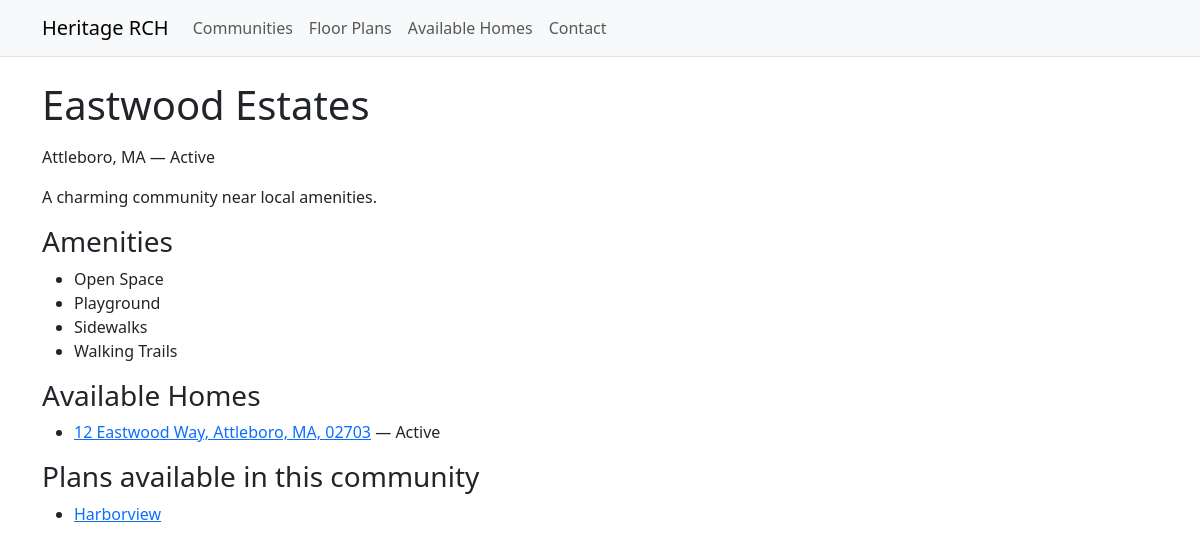
Screenshot of /communities/eastwood-estates/ with the database file from the repository.
### catalog/models.py (models this page shows, shortened)
class TimeStampedModel(models.Model):
    created_at = models.DateTimeField(auto_now_add=True, db_index=True)
    updated_at = models.DateTimeField(auto_now=True, db_index=True)
    class Meta:
        abstract = True

class SluggedModel(models.Model):
    slug = models.SlugField(max_length=160, unique=True, help_text="URL slug")
    class Meta:
        abstract = True

class Community(TimeStampedModel, SluggedModel):
    name = models.CharField(max_length=160)
    tagline = models.CharField(max_length=200, blank=True)
    description = models.TextField(blank=True)
    status = models.CharField(
        max_length=20, choices=CommunityStatus.choices, default=CommunityStatus.ACTIVE
    )
    city = models.CharField(max_length=120, blank=True)
    county = models.CharField(max_length=120, blank=True)
    state = models.CharField(max_length=2, default="MA")
    school_district = models.CharField(max_length=160, blank=True)
    latitude = models.DecimalField(max_digits=9, decimal_places=6, null=True, blank=True)
    longitude = models.DecimalField(max_digits=9, decimal_places=6, null=True, blank=True)
    amenities = models.ManyToManyField(Amenity, blank=True, related_name="communities")
    photos = GenericRelation(Photo)
    attachments = GenericRelation(Attachment)
    class Meta: # type: ignore
        ordering = ["name"]
        indexes = [
            models.Index(fields=["status"]),
            models.Index(fields=["city", "state"]),
        ]

class Amenity(models.Model):
    name = models.CharField(max_length=120, unique=True)
    class Meta:
        ordering = ["name"]

class AddressMixin(models.Model):
    address_1 = models.CharField(max_length=255, blank=True)
    address_2 = models.CharField(max_length=255, blank=True)
    city = models.CharField(max_length=120, blank=True)
    state = models.CharField(max_length=2, blank=True, help_text="US state code, e.g. MA")
    postal_code = models.CharField(max_length=20, blank=True)
    class Meta:
        abstract = True
    @property
    def full_address(self) -> str:
        parts = [self.address_1, self.address_2, self.city, self.state, self.postal_code]
        return ", ".join([p for p in parts if p])

class AvailableHome(TimeStampedModel, AddressMixin, SluggedModel):
    community = models.ForeignKey(Community, on_delete=models.PROTECT, related_name="homes")
    plan = models.ForeignKey(
        FloorPlan, on_delete=models.SET_NULL, null=True, blank=True, related_name="homes"
    )
    lot_number = models.CharField(max_length=50, blank=True)
    mls_number = models.CharField(max_length=50, blank=True)
    status = models.CharField(max_length=20, choices=HomeStatus.choices, default=HomeStatus.ACTIVE)
    ready_date = models.DateField(null=True, blank=True, help_text="Target completion/ready date")
    price = models.DecimalField(max_digits=12, decimal_places=2, null=True, blank=True)
    beds = models.PositiveSmallIntegerField(default=3)
    baths = models.DecimalField(max_digits=3, decimal_places=1, default=Decimal("2.0"))
    garage_cars = models.PositiveSmallIntegerField(default=2)
    sq_ft = models.PositiveIntegerField(null=True, blank=True)
    year_built = models.PositiveSmallIntegerField(null=True, blank=True)
    description = models.TextField(blank=True)
    photos = GenericRelation(Photo)
    attachments = GenericRelation(Attachment)
    class Meta: # type: ignore
        ordering = ["community__name", "lot_number", "address_1"]
        indexes = [
            models.Index(fields=["status"]),
            models.Index(fields=["community", "status"]),
            models.Index(fields=["beds", "baths"]),
            models.Index(fields=["price"]),
        ]
    def get_absolute_url(self):  # pragma: no cover
        return reverse("catalog:home_detail", args=[self.slug])

class FloorPlan(TimeStampedModel, SluggedModel):
    name = models.CharField(max_length=160)
    series = models.ForeignKey(
        PlanSeries, on_delete=models.SET_NULL, null=True, blank=True, related_name="plans"
    )
    beds = models.PositiveSmallIntegerField(default=3)
    baths = models.DecimalField(
        max_digits=3, decimal_places=1, default=Decimal("2.0"), validators=[MinValueValidator(0)]
    )
    garage_cars = models.PositiveSmallIntegerField(default=2)
    sq_ft_min = models.PositiveIntegerField(null=True, blank=True)
    sq_ft_max = models.PositiveIntegerField(null=True, blank=True)
    base_price = models.DecimalField(
        max_digits=12, decimal_places=2, null=True, blank=True, help_text="Optional from-price"
    )
    description = models.TextField(blank=True)
    brochure_pdf = models.FileField(upload_to="plans/brochures/%Y/%m/%d/", blank=True)
    photos = GenericRelation(Photo)
    attachments = GenericRelation(Attachment)
    available_in = models.ManyToManyField(
        Community, through="PlanAvailability", related_name="available_plans", blank=True
    )
    class Meta: # type: ignore
        ordering = ["name"]
        indexes = [
            models.Index(fields=["beds", "baths"]),
            models.Index(fields=["sq_ft_min", "sq_ft_max"]),
        ]
    def get_absolute_url(self):  # pragma: no cover
        return reverse("catalog:plan_detail", args=[self.slug])

### catalog/views/community.py (the view)
# urls.py: path("communities/<slug:slug>/", CommunityDetailView.as_view(), name="community_detail"),
class CommunityDetailView(DetailView):
    model = Community
    template_name = "catalog/community_detail.html"
    slug_field = "slug"

### templates/catalog/community_detail.html (shortened to what this page needs)
{% extends 'base.html' %}
{% block content %}
<h1>{{ object.name }}</h1>
<p>{{ object.city }}, {{ object.state }} — {{ object.get_status_display }}</p>
<div>{{ object.description|linebreaks }}</div>
<h3>Amenities</h3>
<ul>
  {% for a in object.amenities.all %}<li>{{ a.name }}</li>{% empty %}<li>—</li>{% endfor %}
</ul>
<h3>Available Homes</h3>
<ul>
  {% for h in object.homes.all %}
    <li><a href="{{ h.get_absolute_url }}">{{ h.full_address|default:h.slug }}</a> — {{ h.get_status_display }}</li>
  {% empty %}<li>—</li>{% endfor %}
</ul>
<h3>Plans available in this community</h3>
<ul>
  {% for p in object.available_plans.all %}
    <li><a href="{{ p.get_absolute_url }}">{{ p.name }}</a></li>
  {% empty %}<li>—</li>{% endfor %}
</ul>
{% endblock %}

### templates/base.html (shortened to what this page needs)
{% load static %}
<!doctype html>
<html lang="en">
<head>
  <link rel="stylesheet" href="{% static 'vendor/bootstrap/bootstrap.min.css' %}">
  <link rel="stylesheet" href="{% static 'site.css' %}">
</head>
<body>
  <header class="border-bottom mb-4">
    <nav class="navbar navbar-expand-lg bg-body-tertiary">
      <div class="container">
        <a class="navbar-brand" href="/">Heritage RCH</a>
        <div class="collapse navbar-collapse" id="nav">
          <ul class="navbar-nav me-auto mb-2 mb-lg-0">
            <li class="nav-item"><a class="nav-link" href="/communities/">Communities</a></li>
            <li class="nav-item"><a class="nav-link" href="/plans/">Floor Plans</a></li>
            <li class="nav-item"><a class="nav-link" href="/homes/">Available Homes</a></li>
            <li class="nav-item"><a class="nav-link" href="/contact/">Contact</a></li>
          </ul>
        </div>
      </div>
    </nav>
  </header>
  <main class="container">
    {% block content %}{% endblock %}
  </main>
</body>
</html>

### rows the page displays
Community: name "Eastwood Estates", city "Attleboro", state "MA", status "Active", description "A charming community near local amenities."
Amenity: name "Open Space"
Amenity: name "Playground"
Amenity: name "Sidewalks"
Amenity: name "Walking Trails"
AvailableHome: full_address "12 Eastwood Way, Attleboro, MA, 02703", status "Active"
FloorPlan: name "Harborview"
